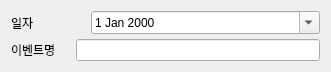
      <widget class="QWidget" name="verticalLayoutWidget">
       <property name="geometry">
        <rect>
         <x>10</x>
         <y>60</y>
         <width>331</width>
         <height>61</height>
        </rect>
       </property>
       <layout class="QVBoxLayout" name="verticalLayout">
        <property name="spacing">
         <number>5</number>
        </property>
        <item>
         <layout class="QHBoxLayout" name="horizontalLayout_34">
          <property name="spacing">
           <number>57</number>
          </property>
          <item>
           <widget class="QLabel" name="label_15">
            <property name="sizePolicy">
             <sizepolicy hsizetype="Fixed" vsizetype="Preferred">
              <horstretch>0</horstretch>
              <verstretch>0</verstretch>
             </sizepolicy>
            </property>
            <property name="text">
             <string>일자</string>
            </property>
           </widget>
          </item>
          <item>
           <widget class="QDateEdit" name="dateEdit_10">
            <property name="sizePolicy">
             <sizepolicy hsizetype="Minimum" vsizetype="Fixed">
              <horstretch>0</horstretch>
              <verstretch>0</verstretch>
             </sizepolicy>
            </property>
            <property name="calendarPopup">
             <bool>true</bool>
            </property>
           </widget>
          </item>
         </layout>
        </item>
        <item>
         <layout class="QHBoxLayout" name="horizontalLayout_9">
          <property name="spacing">
           <number>20</number>
          </property>
          <item>
           <widget class="QLabel" name="label_2">
            <property name="text">
             <string>이벤트명</string>
            </property>
           </widget>
          </item>
          <item>
           <widget class="QLineEdit" name="lineEdit_13"/>
          </item>
         </layout>
        </item>
       </layout>
      </widget>
